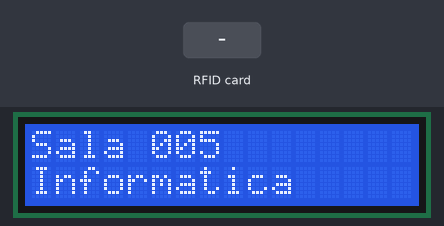
This sketch was run on a simulated ESP8266 (NodeMCU). On the bench: 16×2 character LCD. Inputs (shaded band) come from the test bench. WiFi joins after 1.5 s; servers stay silent unless stated; uploads are accepted with an empty reply; what the sketch prints to the serial monitor is not drawn.

Above: at 3.8 s.
3.9 s: RFID card 12 34 56 78 held to the reader
At 4.6 s:
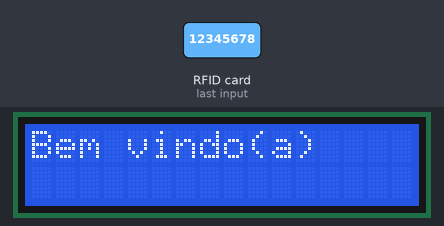
6.9 s: RFID card E1 D3 A9 1B held to the reader
At 8.2 s:
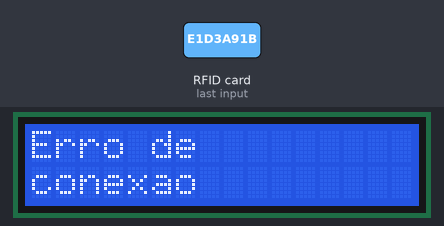
8.6 s: RFID card E3 F0 66 BD held to the reader
At 11.3 s:
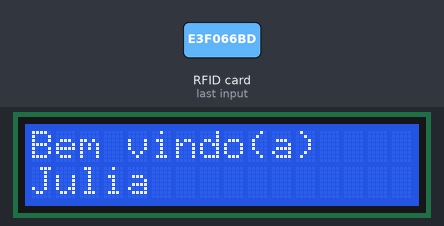
11.6 s: RFID card 5E 7A 19 C4 held to the reader
At 13.5 s:
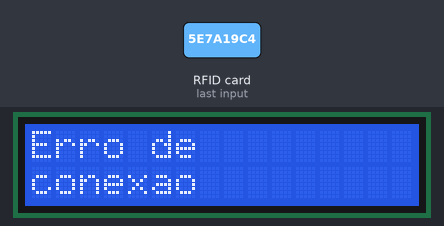
13.8 s: RFID card E1 D3 A9 1B held to the reader
At 15.7 s:
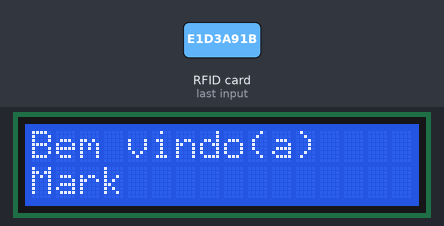
Timing chart, 0 to 17.2 s (numbered marks = the images above; inputs shaded):
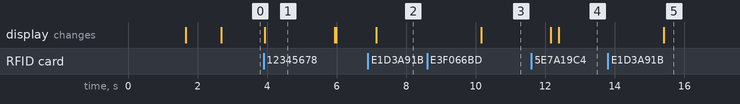

Measured:
- after the input at 3.9 s, the display: changes at once (image 1)
- after the input at 6.9 s, the display: changes after 0.24 s (image 2)
- after the input at 8.6 s, the display: changes after 1.6 s (image 3)
- after the input at 13.8 s, the display: changes after 1.6 s (image 5)
- what the display in image 1 shows lasts 2.0 s, from 3.9 s to 5.9 s

The sketch:

NodeMCU.ino
```cpp
#include <Wire.h>               //INCLUSÃO DE BIBLIOTECA
#include <LiquidCrystal_I2C.h>  //INCLUSÃO DE BIBLIOTECA

#include <ESP8266WiFi.h>
#include <ESP8266HTTPClient.h>
#include <WiFiClient.h>
#include <ArduinoJson.h>

#include <SPI.h>
#include <MFRC522.h>

#define RST_PIN D3
#define SS_PIN D4

MFRC522 mfrc522(SS_PIN, RST_PIN);    // Create MFRC522 instance.
LiquidCrystal_I2C lcd(0x27, 16, 2);  //FUNÇÃO DO TIPO "LiquidCrystal_I2C"


const char* ssid = "network";
const char* password = "12345678";
int readsuccess;
byte readcard[4];
char str[32] = "";
String StrUID;

String nomeProfessor;
String nomeCurso = "Técnico em Desenvolvimento de Sistemas";
String nomeSala = "005";

String url = "http://34.232.52.48:8080/alocacoes/fromnode";

void setup() {
  Serial.begin(115200);  // Initialize serial communications with the PC
  SPI.begin();           // Init SPI bus
  mfrc522.PCD_Init();    // Init MFRC522 card
  lcd.init();            // INICIALIZA O DISPLAY LCD
  lcd.backlight();       // HABILITA O BACKLIGHT (LUZ DE FUNDO)
  WiFi.begin(ssid, password);

  while (WiFi.status() != WL_CONNECTED) {
    lcd.setCursor(0, 0);  //SETA A POSIÇÃO EM QUE O CURSOR INCIALIZA(LINHA 1)
    lcd.print("Conectando...");
    delay(500);
  }
  lcd.clear();
  lcd.setCursor(0, 0);  //SETA A POSIÇÃO EM QUE O CURSOR INCIALIZA(LINHA 1)
  lcd.print("Conectado.");
  delay(1000);

  lcd.clear();
  lcd.setCursor(0, 0);    //SETA A POSIÇÃO EM QUE O CURSOR INCIALIZA(LINHA 1)
  lcd.print("Sala 005");  //ESCREVE O TEXTO NA PRIMEIRA LINHA DO DISPLAY LCD
  lcd.setCursor(0, 1);
  lcd.print("Informatica");
}
// --------------------------------------------------------------------
void loop() {
  readsuccess = getid();

  if (readsuccess) {
    if (StrUID == "E1D3A91B") {
      nomeProfessor = "Mark";
    }
    if (StrUID == "E3F066BD") {
      nomeProfessor = "Julia";
    }
    lcd.clear();
    lcd.setCursor(0, 0);
    lcd.print("Bem vindo(a)");
    lcd.setCursor(0, 1);
    lcd.print(nomeProfessor);
    delay(2000);
    lcd.clear();

    while (!mfrc522.PICC_IsNewCardPresent()) {
      lcd.setCursor(0, 0);
      lcd.print("Aproxime");
      lcd.setCursor(0, 1);
      lcd.print("para confirmar");
    }

    StaticJsonDocument<200> doc;
    doc["sala"] = nomeSala;
    doc["curso"] = nomeCurso;
    doc["professor"] = nomeProfessor;
    String json;
    serializeJson(doc, json);

    WiFiClient client;
    HTTPClient http;
    http.begin(client, url);
    http.addHeader("Content-Type", "application/json");
    int httpResponseCode = http.POST(json);
    Serial.println(httpResponseCode);
    // Verificar se a solicitação foi bem sucedida
    if (httpResponseCode == 201) {
      lcd.clear();
      lcd.setCursor(0, 0);        //SETA A POSIÇÃO EM QUE O CURSOR INCIALIZA(LINHA 1)
      lcd.print("Alocoado com");  //ESCREVE O TEXTO NA PRIMEIRA LINHA DO DISPLAY LCD
      lcd.setCursor(0, 1);
      lcd.print("sucesso!");
      delay(3000);
    } else {
      lcd.clear();
      lcd.setCursor(0, 0);   //SETA A POSIÇÃO EM QUE O CURSOR INCIALIZA(LINHA 1)
      lcd.print("Erro de");  //ESCREVE O TEXTO NA PRIMEIRA LINHA DO DISPLAY LCD
      lcd.setCursor(0, 1);
      lcd.print("conexao");
      delay(3000);
    }

    // Finalizar a conexão HTTP
    http.end();
  }
}
// --------------------------------------------------------------------
int getid() {
  if (!mfrc522.PICC_IsNewCardPresent()) {
    return 0;
  }
  if (!mfrc522.PICC_ReadCardSerial()) {
    return 0;
  }

  for (int i = 0; i < 4; i++) {
    readcard[i] = mfrc522.uid.uidByte[i];  //storing the UID of the tag in readcard
    array_to_string(readcard, 4, str);
    StrUID = str;
  }
  mfrc522.PICC_HaltA();
  return 1;
}
// --------------------------------------------------------------------
void array_to_string(byte array[], unsigned int len, char buffer[]) {
  for (unsigned int i = 0; i < len; i++) {
    byte nib1 = (array[i] >> 4) & 0x0F;
    byte nib2 = (array[i] >> 0) & 0x0F;
    buffer[i * 2 + 0] = nib1 < 0xA ? '0' + nib1 : 'A' + nib1 - 0xA;
    buffer[i * 2 + 1] = nib2 < 0xA ? '0' + nib2 : 'A' + nib2 - 0xA;
  }
  buffer[len * 2] = '\0';
}
```
